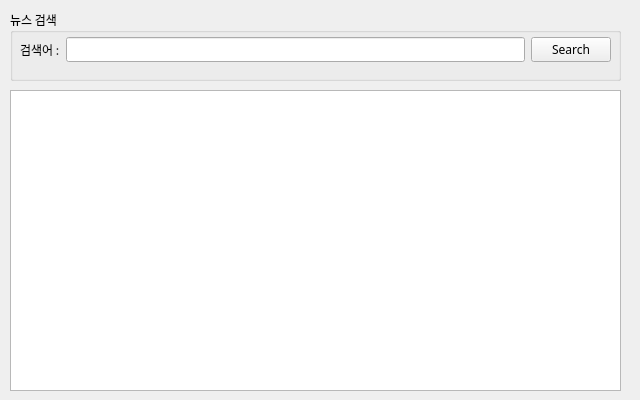
<?xml version="1.0" encoding="UTF-8"?>
<ui version="4.0">
 <class>FrmMain</class>
 <widget class="QWidget" name="FrmMain">
  <property name="geometry">
   <rect>
    <x>0</x>
    <y>0</y>
    <width>640</width>
    <height>400</height>
   </rect>
  </property>
  <property name="sizePolicy">
   <sizepolicy hsizetype="Fixed" vsizetype="Fixed">
    <horstretch>0</horstretch>
    <verstretch>0</verstretch>
   </sizepolicy>
  </property>
  <property name="minimumSize">
   <size>
    <width>640</width>
    <height>400</height>
   </size>
  </property>
  <property name="maximumSize">
   <size>
    <width>640</width>
    <height>400</height>
   </size>
  </property>
  <property name="font">
   <font>
    <family>나눔고딕</family>
   </font>
  </property>
  <property name="windowTitle">
   <string>NaverNewsSearchApp</string>
  </property>
  <widget class="QWidget" name="verticalLayoutWidget">
   <property name="geometry">
    <rect>
     <x>10</x>
     <y>10</y>
     <width>611</width>
     <height>71</height>
    </rect>
   </property>
   <layout class="QVBoxLayout" name="searchLayout">
    <item>
     <widget class="QGroupBox" name="groupBox">
      <property name="title">
       <string>뉴스 검색</string>
      </property>
      <widget class="QWidget" name="">
       <property name="geometry">
        <rect>
         <x>10</x>
         <y>24</y>
         <width>591</width>
         <height>31</height>
        </rect>
       </property>
       <layout class="QHBoxLayout" name="horizontalLayout">
        <item>
         <widget class="QLabel" name="label">
          <property name="text">
           <string>검색어 :</string>
          </property>
         </widget>
        </item>
        <item>
         <widget class="QLineEdit" name="txtSearch"/>
        </item>
        <item>
         <widget class="QPushButton" name="btnSearch">
          <property name="text">
           <string>Search</string>
          </property>
         </widget>
        </item>
       </layout>
      </widget>
     </widget>
    </item>
   </layout>
  </widget>
  <widget class="QWidget" name="verticalLayoutWidget_2">
   <property name="geometry">
    <rect>
     <x>10</x>
     <y>90</y>
     <width>611</width>
     <height>301</height>
    </rect>
   </property>
   <layout class="QVBoxLayout" name="resultLayout">
    <item>
     <widget class="QListView" name="lsvResult"/>
    </item>
   </layout>
  </widget>
 </widget>
 <resources/>
 <connections/>
</ui>
